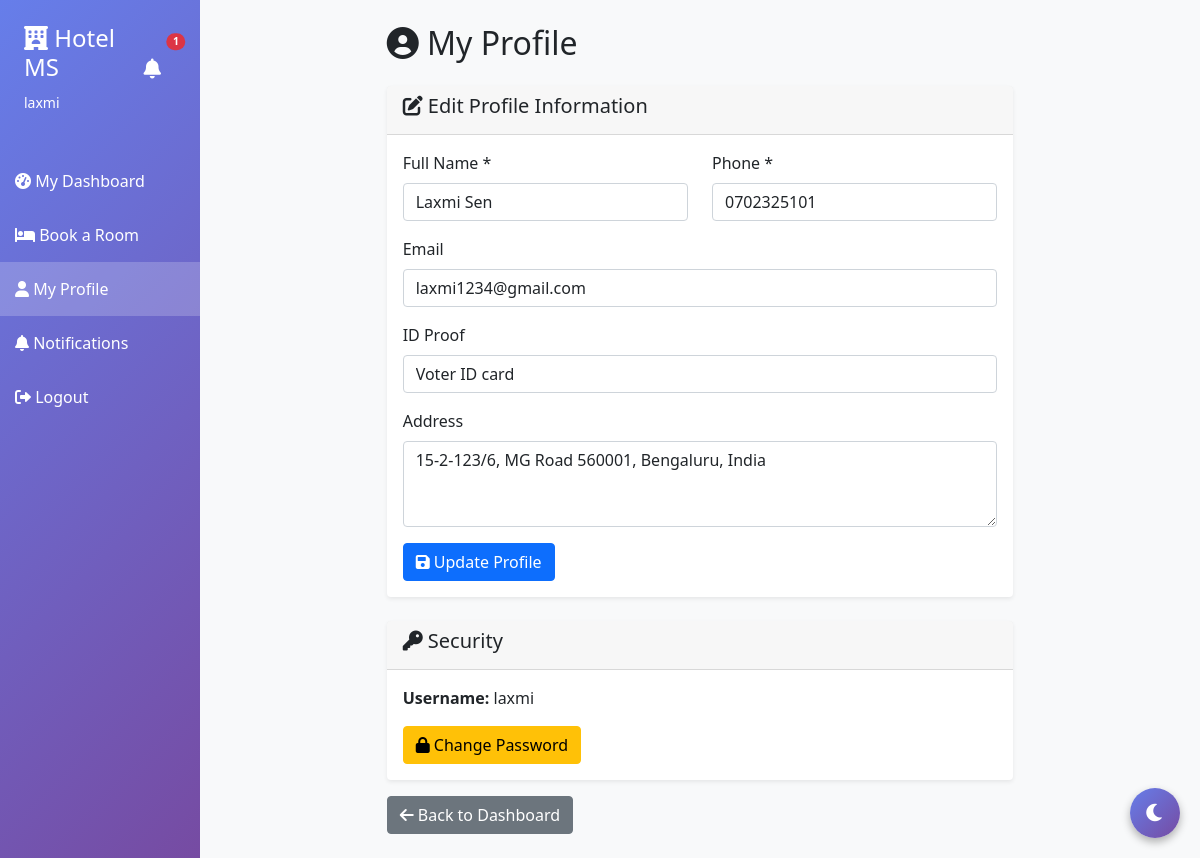
The page /profile (signed in) on the database its author committed.
### server.py (models this page shows)
class User(UserMixin, db.Model):
    id = db.Column(db.Integer, primary_key=True)
    username = db.Column(db.String(80), unique=True, nullable=False)
    password = db.Column(db.String(200), nullable=False)
    role = db.Column(db.String(20), default='staff')
    guest_id = db.Column(db.Integer, db.ForeignKey('guest.id'), nullable=True)

class Guest(db.Model):
    id = db.Column(db.Integer, primary_key=True)
    name = db.Column(db.String(100), nullable=False)
    email = db.Column(db.String(100))
    phone = db.Column(db.String(20), nullable=False)
    id_proof = db.Column(db.String(50))
    address = db.Column(db.Text)
    loyalty_points = db.Column(db.Integer, default=0)
    loyalty_tier = db.Column(db.String(20), default='Bronze')  # Bronze, Silver, Gold, Platinum
    bookings = db.relationship('Booking', backref='guest', lazy=True)
    user = db.relationship('User', backref='guest_account', uselist=False)

### server.py (the view, shortened to what this page needs)
@app.route('/profile', methods=['GET', 'POST'])
@login_required
def profile():
    if current_user.role == 'guest':
        guest = Guest.query.get(current_user.guest_id)
        return render_template('profile.html', guest=guest)
    else:
        return render_template('profile.html', guest=None)

### server.py (called while the page is built)
@login_manager.user_loader
def load_user(user_id):
    return User.query.get(int(user_id))

### templates/profile.html (shortened to what this page needs)
{% extends "base.html" %}
{% block content %}
<div class="row">
    <div class="col-md-8 offset-md-2">
        <h2 class="mb-4"><i class="fas fa-user-circle"></i> My Profile</h2>
        {% if current_user.role == 'guest' and guest %}
        <div class="card mb-4">
            <div class="card-header">
                <h5><i class="fas fa-edit"></i> Edit Profile Information</h5>
            </div>
            <div class="card-body">
                <form method="POST">
                    <div class="row">
                        <div class="col-md-6 mb-3">
                            <label class="form-label">Full Name *</label>
                            <input type="text" class="form-control" name="name" value="{{ guest.name }}" required>
                        </div>
                        <div class="col-md-6 mb-3">
                            <label class="form-label">Phone *</label>
                            <input type="text" class="form-control" name="phone" value="{{ guest.phone }}" required>
                        </div>
                    </div>
                    <div class="mb-3">
                        <label class="form-label">Email</label>
                        <input type="email" class="form-control" name="email" value="{{ guest.email or '' }}">
                    </div>
                    <div class="mb-3">
                        <label class="form-label">ID Proof</label>
                        <input type="text" class="form-control" name="id_proof" value="{{ guest.id_proof or '' }}">
                    </div>
                    <div class="mb-3">
                        <label class="form-label">Address</label>
                        <textarea class="form-control" name="address" rows="3">{{ guest.address or '' }}</textarea>
                    </div>
                    <button type="submit" class="btn btn-primary">
                        <i class="fas fa-save"></i> Update Profile
                    </button>
                </form>
            </div>
        </div>
        {% endif %}
        <div class="card">
            <div class="card-header">
                <h5><i class="fas fa-key"></i> Security</h5>
            </div>
            <div class="card-body">
                <p><strong>Username:</strong> {{ current_user.username }}</p>
                <a href="{{ url_for('change_password') }}" class="btn btn-warning">
                    <i class="fas fa-lock"></i> Change Password
                </a>
            </div>
        </div>
        <div class="mt-3">
            <a href="{{ url_for('guest_dashboard') if current_user.role == 'guest' else url_for('dashboard') }}" class="btn btn-secondary">
                <i class="fas fa-arrow-left"></i> Back to Dashboard
            </a>
        </div>
    </div>
</div>
{% endblock %}

### templates/base.html (shortened to what this page needs)
<!DOCTYPE html>
<html lang="en">
<head>
    <link href="https://cdn.jsdelivr.net/npm/bootstrap@5.1.3/dist/css/bootstrap.min.css" rel="stylesheet">
    <link rel="stylesheet" href="https://cdnjs.cloudflare.com/ajax/libs/font-awesome/6.0.0/css/all.min.css">
</head>
<body>
    {% if current_user.is_authenticated %}
    <div class="container-fluid">
        <div class="row">
            <div class="col-md-2 sidebar p-0">
                <div class="p-4 text-white">
                    <div class="d-flex justify-content-between align-items-center mb-3">
                        <div>
                            <h4><i class="fas fa-hotel"></i> Hotel MS</h4>
                            <small>{{ current_user.username }}</small>
                        </div>
                        <div>
                            <a href="{{ url_for('notifications') }}" class="text-white position-relative"
                                title="Notifications">
                                <i class="fas fa-bell fa-lg"></i>
                                <span
                                    class="position-absolute top-0 start-100 translate-middle badge rounded-pill bg-danger"
                                    id="notificationBadge" style="font-size: 0.65rem; display: none;">
                                </span>
                            </a>
                        </div>
                    </div>
                </div>
                <nav>
                    {% if current_user.role == 'guest' %}
                    <a href="{{ url_for('guest_dashboard') }}"
                        class="{% if request.endpoint == 'guest_dashboard' %}active{% endif %}">
                        <i class="fas fa-tachometer-alt"></i> My Dashboard
                    </a>
                    <a href="{{ url_for('guest_book_room') }}"
                        class="{% if request.endpoint == 'guest_book_room' %}active{% endif %}">
                        <i class="fas fa-bed"></i> Book a Room
                    </a>
                    <a href="{{ url_for('profile') }}" class="{% if request.endpoint == 'profile' %}active{% endif %}">
                        <i class="fas fa-user"></i> My Profile
                    </a>
                    <a href="{{ url_for('notifications') }}"
                        class="{% if request.endpoint == 'notifications' %}active{% endif %}">
                        <i class="fas fa-bell"></i> Notifications
                    </a>
                    <a href="{{ url_for('logout') }}">
                        <i class="fas fa-sign-out-alt"></i> Logout
                    </a>
                    {% endif %}
                </nav>
            </div>
            <div class="col-md-10 p-4">
                {% block content %}{% endblock %}
            </div>
        </div>
    </div>
    {% else %}
    {% block login_content %}{% endblock %}
    {% endif %}
    <button class="dark-mode-toggle" onclick="toggleDarkMode()" title="Toggle Dark Mode">
        <i class="fas fa-moon" id="darkModeIcon"></i>
    </button>
</body>
</html>

### templates/base.html (style rules this page uses)
body { background-color: #f8f9fa; transition: all 0.3s; }
.sidebar { min-height: 100vh; background: linear-gradient(135deg, #667eea 0%, #764ba2 100%); }
.sidebar a { color: white; text-decoration: none; padding: 15px; display: block; transition: 0.3s; }
.sidebar a.active { background-color: rgba(255, 255, 255, 0.2); }
.card { box-shadow: 0 0.125rem 0.25rem rgba(0, 0, 0, 0.075); border: none; transition: all 0.3s; }
.dark-mode-toggle { position: fixed; bottom: 20px; right: 20px; width: 50px; height: 50px; border-radius: 50%; background: linear-gradient(135deg, #667eea 0%, #764ba2 100%); border: none; color: white; font-size: 20px; cursor: pointer; box-shadow: 0 4px 8px rgba(0, 0, 0, 0.3); z-index: 1000; transition: all 0.3s; }

### rows shown on the page
User: username "laxmi"
Guest: name "Laxmi Sen", phone "0702325101", email "laxmi1234@gmail.com", id_proof "Voter ID card", address "15-2-123/6, MG Road 560001, Bengaluru, India"
